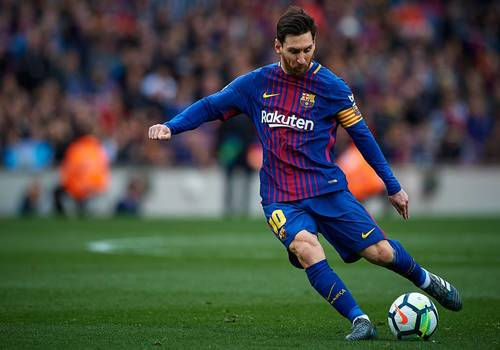
#> input picture Tarefa2/messi.jpg, 500 x 350 px
$ python hybrid.py
#> lines starting #> are read from the running program, lines starting #| are printed output that depends on the picture
import numpy as np
import cv2

img = cv2.imread('messi.jpg', 0)
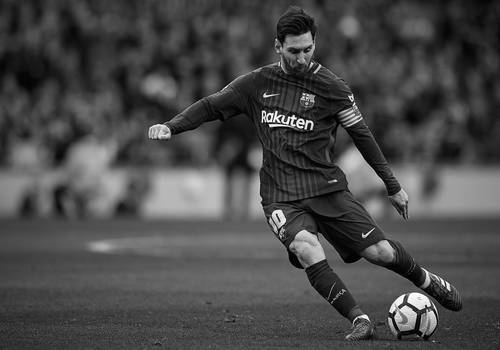
#> img: shape (350, 500); min 0, max 255, mean 73.3
img2 = cv2.imread('soares.jpg', 0)
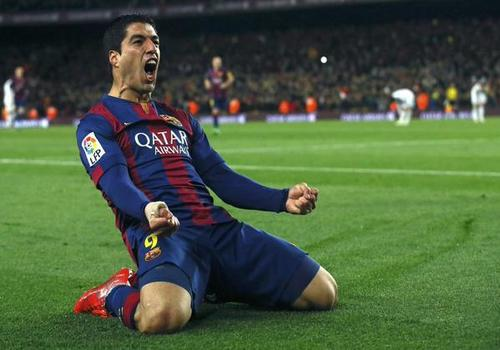
#> input picture Tarefa2/soares.jpg, 500 x 350 px
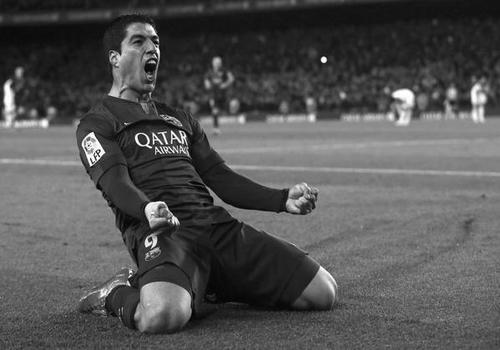
#> img2: shape (350, 500); min 0, max 255, mean 82.8
img_fft = np.fft.fft2(img)
img_fft = np.fft.fftshift(img_fft)
img2_fft = np.fft.fft2(img2)
img2_fft = np.fft.fftshift(img2_fft)

for u in range(img.shape[0]):
    for v in range(img.shape[1]):
        u1 = u - img.shape[0]/2
        v1 = v - img.shape[1]/2
        duv = np.sqrt(u1*u1 + v1*v1)
        if duv > 100:
            huv = 1
            huv2 = 0
        else:
            huv = 0
            huv2 = 1
        img_fft[u][v] = huv*img_fft[u][v]
        img2_fft[u][v] = huv2*img2_fft[u][v]

img_fft = np.fft.fftshift(img_fft)
img2_fft = np.fft.fftshift(img2_fft)

img = np.fft.ifft2(img_fft).astype(np.uint8)
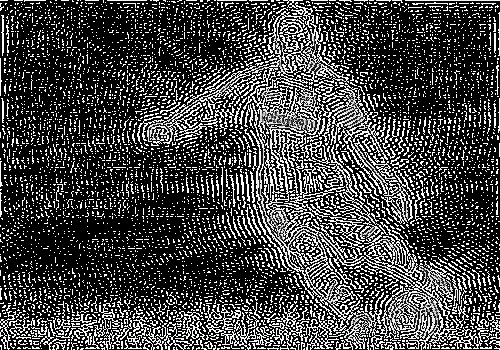
#> img: shape (350, 500); min 0, max 255, mean 68.1
img2 = np.fft.ifft2(img2_fft).astype(np.uint8)

cv2.imwrite('messi_soares.jpg', (img*0.5 + img2*0.5))
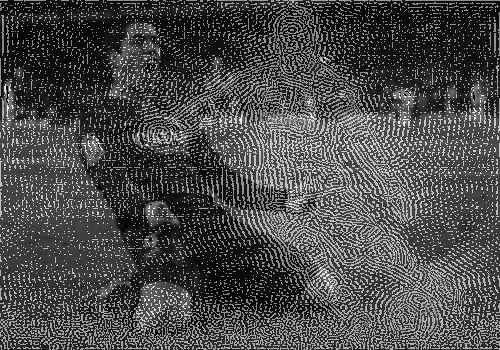
#> saved as messi_soares.jpg: shape (350, 500); min 0, max 255, mean 75.1
